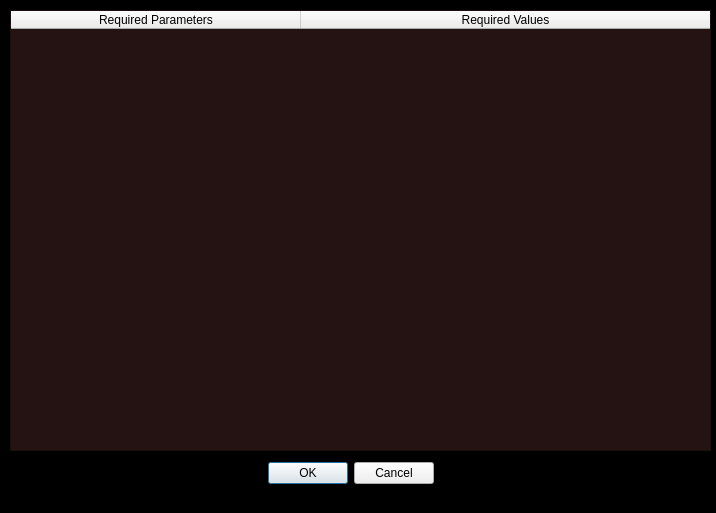
<?xml version="1.0" encoding="UTF-8"?>
<ui version="4.0">
 <class>AttackOptionDialog</class>
 <widget class="QDialog" name="AttackOptionDialog">
  <property name="windowModality">
   <enum>Qt::ApplicationModal</enum>
  </property>
  <property name="geometry">
   <rect>
    <x>0</x>
    <y>0</y>
    <width>716</width>
    <height>513</height>
   </rect>
  </property>
  <property name="minimumSize">
   <size>
    <width>716</width>
    <height>513</height>
   </size>
  </property>
  <property name="maximumSize">
   <size>
    <width>716</width>
    <height>513</height>
   </size>
  </property>
  <property name="windowTitle">
   <string>Dialog</string>
  </property>
  <property name="styleSheet">
   <string notr="true">QDialog { background-color: black; }</string>
  </property>
  <widget class="QDialogButtonBox" name="buttonBox">
   <property name="geometry">
    <rect>
     <x>230</x>
     <y>460</y>
     <width>241</width>
     <height>27</height>
    </rect>
   </property>
   <property name="autoFillBackground">
    <bool>false</bool>
   </property>
   <property name="styleSheet">
    <string notr="true">QDialogButtonBox { background-color: black; }</string>
   </property>
   <property name="orientation">
    <enum>Qt::Horizontal</enum>
   </property>
   <property name="standardButtons">
    <set>QDialogButtonBox::Cancel|QDialogButtonBox::Ok</set>
   </property>
   <property name="centerButtons">
    <bool>true</bool>
   </property>
  </widget>
  <widget class="QTableWidget" name="Option_Table_Widget">
   <property name="geometry">
    <rect>
     <x>10</x>
     <y>10</y>
     <width>701</width>
     <height>441</height>
    </rect>
   </property>
   <property name="maximumSize">
    <size>
     <width>701</width>
     <height>441</height>
    </size>
   </property>
   <property name="font">
    <font>
     <weight>75</weight>
     <italic>true</italic>
     <bold>true</bold>
    </font>
   </property>
   <property name="cursor" stdset="0">
    <cursorShape>ArrowCursor</cursorShape>
   </property>
   <property name="styleSheet">
    <string notr="true">QTableWidget { color: white; background-color: #251313; }</string>
   </property>
   <property name="editTriggers">
    <set>QAbstractItemView::AllEditTriggers</set>
   </property>
   <property name="dragEnabled">
    <bool>true</bool>
   </property>
   <property name="alternatingRowColors">
    <bool>false</bool>
   </property>
   <property name="selectionMode">
    <enum>QAbstractItemView::SingleSelection</enum>
   </property>
   <property name="selectionBehavior">
    <enum>QAbstractItemView::SelectItems</enum>
   </property>
   <property name="showGrid">
    <bool>false</bool>
   </property>
   <property name="gridStyle">
    <enum>Qt::DashDotDotLine</enum>
   </property>
   <property name="sortingEnabled">
    <bool>true</bool>
   </property>
   <attribute name="horizontalHeaderCascadingSectionResizes">
    <bool>true</bool>
   </attribute>
   <attribute name="horizontalHeaderDefaultSectionSize">
    <number>290</number>
   </attribute>
   <attribute name="horizontalHeaderShowSortIndicator" stdset="0">
    <bool>true</bool>
   </attribute>
   <attribute name="horizontalHeaderStretchLastSection">
    <bool>true</bool>
   </attribute>
   <attribute name="verticalHeaderDefaultSectionSize">
    <number>30</number>
   </attribute>
   <attribute name="verticalHeaderHighlightSections">
    <bool>true</bool>
   </attribute>
   <column>
    <property name="text">
     <string>Required Parameters</string>
    </property>
   </column>
   <column>
    <property name="text">
     <string>Required Values</string>
    </property>
   </column>
  </widget>
 </widget>
 <resources/>
 <connections>
  <connection>
   <sender>buttonBox</sender>
   <signal>accepted()</signal>
   <receiver>AttackOptionDialog</receiver>
   <slot>accept()</slot>
   <hints>
    <hint type="sourcelabel">
     <x>248</x>
     <y>254</y>
    </hint>
    <hint type="destinationlabel">
     <x>157</x>
     <y>274</y>
    </hint>
   </hints>
  </connection>
  <connection>
   <sender>buttonBox</sender>
   <signal>rejected()</signal>
   <receiver>AttackOptionDialog</receiver>
   <slot>reject()</slot>
   <hints>
    <hint type="sourcelabel">
     <x>316</x>
     <y>260</y>
    </hint>
    <hint type="destinationlabel">
     <x>286</x>
     <y>274</y>
    </hint>
   </hints>
  </connection>
 </connections>
</ui>
